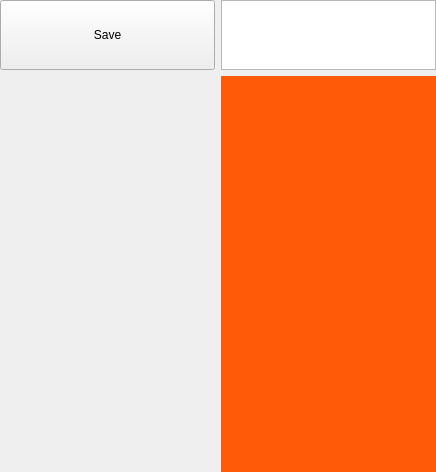
<?xml version="1.0" encoding="UTF-8"?>
<ui version="4.0">
 <class>Save_Load_Ui</class>
 <widget class="QWidget" name="Save_Load_Ui">
  <property name="geometry">
   <rect>
    <x>0</x>
    <y>0</y>
    <width>436</width>
    <height>472</height>
   </rect>
  </property>
  <property name="windowTitle">
   <string>Form</string>
  </property>
  <layout class="QVBoxLayout" name="verticalLayout">
   <property name="leftMargin">
    <number>0</number>
   </property>
   <property name="topMargin">
    <number>0</number>
   </property>
   <property name="rightMargin">
    <number>0</number>
   </property>
   <property name="bottomMargin">
    <number>0</number>
   </property>
   <item>
    <widget class="QWidget" name="widget_Save_Name" native="true">
     <property name="sizePolicy">
      <sizepolicy hsizetype="Expanding" vsizetype="Expanding">
       <horstretch>1</horstretch>
       <verstretch>1</verstretch>
      </sizepolicy>
     </property>
     <layout class="QHBoxLayout" name="horizontalLayout">
      <property name="leftMargin">
       <number>0</number>
      </property>
      <property name="topMargin">
       <number>0</number>
      </property>
      <property name="rightMargin">
       <number>0</number>
      </property>
      <property name="bottomMargin">
       <number>0</number>
      </property>
      <item>
       <widget class="QPushButton" name="pushButton_Save">
        <property name="sizePolicy">
         <sizepolicy hsizetype="Expanding" vsizetype="Expanding">
          <horstretch>1</horstretch>
          <verstretch>1</verstretch>
         </sizepolicy>
        </property>
        <property name="text">
         <string>Save</string>
        </property>
       </widget>
      </item>
      <item>
       <widget class="QPlainTextEdit" name="plainTextEdit_Name">
        <property name="sizePolicy">
         <sizepolicy hsizetype="Expanding" vsizetype="Expanding">
          <horstretch>1</horstretch>
          <verstretch>1</verstretch>
         </sizepolicy>
        </property>
       </widget>
      </item>
     </layout>
    </widget>
   </item>
   <item>
    <widget class="QWidget" name="widget_2" native="true">
     <property name="sizePolicy">
      <sizepolicy hsizetype="Expanding" vsizetype="Expanding">
       <horstretch>1</horstretch>
       <verstretch>17</verstretch>
      </sizepolicy>
     </property>
     <layout class="QHBoxLayout" name="horizontalLayout_2">
      <property name="leftMargin">
       <number>0</number>
      </property>
      <property name="topMargin">
       <number>0</number>
      </property>
      <property name="rightMargin">
       <number>0</number>
      </property>
      <property name="bottomMargin">
       <number>0</number>
      </property>
      <item>
       <widget class="QWidget" name="widget_LoadDelete" native="true">
        <property name="sizePolicy">
         <sizepolicy hsizetype="Expanding" vsizetype="Expanding">
          <horstretch>1</horstretch>
          <verstretch>1</verstretch>
         </sizepolicy>
        </property>
        <layout class="QVBoxLayout" name="verticalLayout_3">
         <property name="leftMargin">
          <number>0</number>
         </property>
         <property name="topMargin">
          <number>0</number>
         </property>
         <property name="rightMargin">
          <number>0</number>
         </property>
         <property name="bottomMargin">
          <number>0</number>
         </property>
         <item>
          <widget class="QWidget" name="widget_Load" native="true">
           <property name="sizePolicy">
            <sizepolicy hsizetype="Expanding" vsizetype="Expanding">
             <horstretch>1</horstretch>
             <verstretch>1</verstretch>
            </sizepolicy>
           </property>
           <layout class="QHBoxLayout" name="horizontalLayout_3">
            <property name="leftMargin">
             <number>0</number>
            </property>
            <property name="topMargin">
             <number>0</number>
            </property>
            <property name="rightMargin">
             <number>0</number>
            </property>
            <property name="bottomMargin">
             <number>0</number>
            </property>
           </layout>
          </widget>
         </item>
         <item>
          <widget class="QWidget" name="widget_Delete" native="true">
           <property name="sizePolicy">
            <sizepolicy hsizetype="Expanding" vsizetype="Expanding">
             <horstretch>1</horstretch>
             <verstretch>1</verstretch>
            </sizepolicy>
           </property>
           <layout class="QHBoxLayout" name="horizontalLayout_4">
            <property name="leftMargin">
             <number>0</number>
            </property>
            <property name="topMargin">
             <number>0</number>
            </property>
            <property name="rightMargin">
             <number>0</number>
            </property>
            <property name="bottomMargin">
             <number>0</number>
            </property>
           </layout>
          </widget>
         </item>
        </layout>
       </widget>
      </item>
      <item>
       <widget class="QWidget" name="widget_ModSelArea" native="true">
        <property name="sizePolicy">
         <sizepolicy hsizetype="Expanding" vsizetype="Expanding">
          <horstretch>1</horstretch>
          <verstretch>1</verstretch>
         </sizepolicy>
        </property>
        <property name="styleSheet">
         <string notr="true">background-color: rgb(255, 90, 8);</string>
        </property>
        <layout class="QVBoxLayout" name="verticalLayout_2">
         <property name="leftMargin">
          <number>0</number>
         </property>
         <property name="topMargin">
          <number>0</number>
         </property>
         <property name="rightMargin">
          <number>0</number>
         </property>
         <property name="bottomMargin">
          <number>0</number>
         </property>
        </layout>
       </widget>
      </item>
     </layout>
    </widget>
   </item>
  </layout>
 </widget>
 <resources/>
 <connections/>
</ui>
